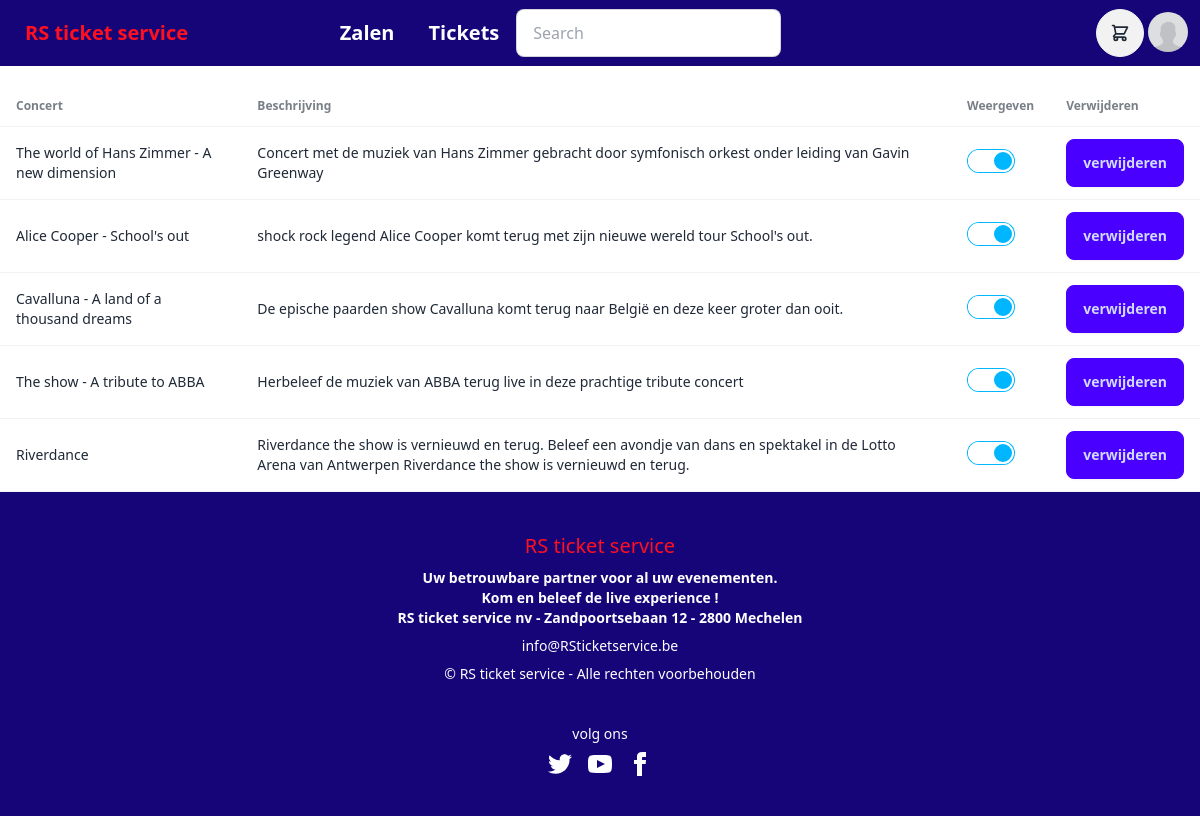
Page /profile/overzichtEvenementen.php (signed in) on the earlier database version.
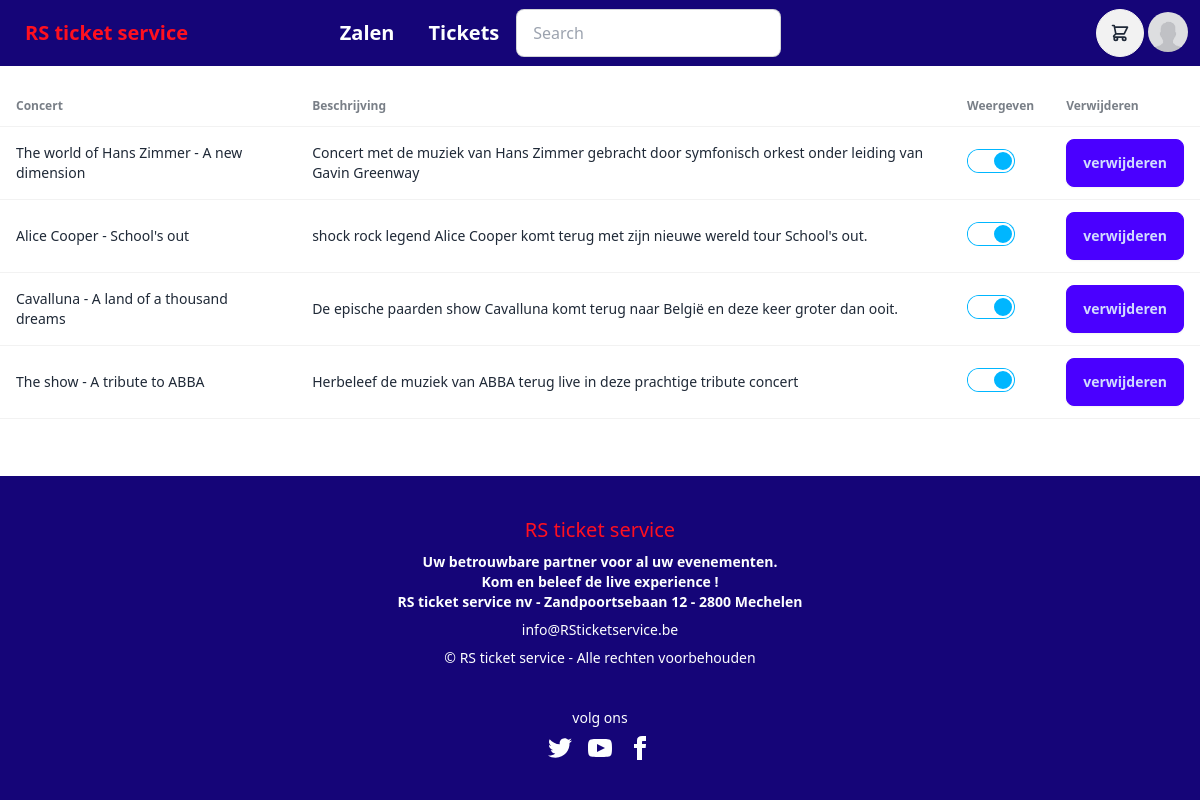
Same page on the later database version.
### tables this page shows
CREATE TABLE `evenementen` (
  `evenementID` int(11) NOT NULL,
  `naam` mediumtext NOT NULL,
  `datum` datetime NOT NULL DEFAULT current_timestamp() ON UPDATE current_timestamp(),
  `aantalTickets` int(11) NOT NULL,
  `beschrijving` text NOT NULL,
  `afbeelding` mediumtext NOT NULL,
  `zaalID` int(11) NOT NULL,
  `userID` int(11) NOT NULL,
  `weergeven` int(11) NOT NULL
);

### functions/userfunctions.php (called while the page is built, shortened)
<?php
function getProfilePicture($mysqli, $gebruikerid) {
    $stmt = $mysqli->prepare("SELECT profilePicture FROM users WHERE id = ?");
    $stmt->bind_param("i", $gebruikerid);
    $stmt->execute();
    $resultaat = $stmt->get_result();
    return (($resultaat->num_rows == 0) ? false : $resultaat->fetch_assoc());
}
?>

### profile/overzichtEvenementen.php (the view, shortened to what this page needs)
<?php
 include $_SERVER['DOCUMENT_ROOT'] . "/components/navbar.php";
 ?>
<!DOCTYPE html>
<html>
<head>
</head>
<body>
       <div class="overflow-x-auto">
   <table class="table">
     <thead>
       <tr>
         <th>Concert</th>
         <th>Beschrijving</th>
         <th>Weergeven</th>
         <th>Verwijderen</th>
        </tr>
     </thead>
     <tbody>
       <?php
        $query = "SELECT * FROM evenementen WHERE userID = ?";
       $userID = $_SESSION["gebruikersid"];
        $stmt = $mysqli->prepare($query);
        $stmt->bind_param('i', $userID);
        $stmt->execute();
        $result = $stmt->get_result();
        while ($row = $result->fetch_assoc()) {
          $checked = $row['weergeven'] == 1 ? 'checked' : '';
       ?>
           <tr>
             <td><?php echo $row['naam']; ?></td>
             <td><?php echo $row['beschrijving']; ?></td>
             <form method="POST" action="overzichtEvenementen.php">
              <td>
                <input type="checkbox" class="toggle toggle-info" id="weergeven" name="weergeven" value="1" <?php echo $checked; ?> onchange="this.form.submit()" />
              </td>
              <td>
                  <button type="submit" name="verwijderen" class="btn btn-primary">verwijderen</button>
                </td>
              </form>
                        </tr>
       <?php
       }
            ?>
</tbody>
    </table>
     </div>
</body>
</html>
<?php
include $_SERVER['DOCUMENT_ROOT'] . "/components/footer.php";
?>

### components/navbar.php (shortened to what this page needs)
<?php
include $_SERVER['DOCUMENT_ROOT'] . "/fetch/util.php";
include $_SERVER['DOCUMENT_ROOT'] . "/functions/userfunctions.php";
?>
<!DOCTYPE html>
<html>
<head>
    <link href="https://cdn.jsdelivr.net/npm/daisyui@4.7.2/dist/full.css" rel="stylesheet" type="text/css" />
    <script src="https://cdn.tailwindcss.com"></script>
</head>
<body>
<div class="navbar bg-[#150578]" style="margin-bottom: 20px;">
  <div class="flex-1 text-[#FF101F]">
    <a class="btn btn-ghost normal-case text-xl " href="../index.php">RS ticket service</a>
  </div>
  <div class="flex-auto text-[#FDFFFF]">
    <a class="btn btn-ghost normal-case text-xl " href="../main_page/zalen.php">Zalen</a>
    <a class="btn btn-ghost normal-case text-xl " href="../index.php">Tickets</a>
    <div class="form-control">
    <form action="/components/search.php" method="get" class="form-control w-full relative">
      <input type="text" name="search" placeholder="Search" class="input input-bordered w-24 md:w-auto text-black"/>
    </form>
    </div>
</div>
<?php
if(isset( $_SESSION["gebruikersid"])) {
?>
<div class="flex-none">
     <div class="dropdown dropdown-end">
      <label tabindex="0" class="btn btn-circle">
        <div class="indicator">
        </div>
      </label>
    </div>
</div>
<?php
}
?>
    <?php
   echo ' <div class="dropdown dropdown-end">';
   if (isset($_SESSION["user"])) {
       echo'
      <label tabindex="0" class="btn btn-ghost btn-circle avatar">
       <div class="w-10 rounded-full">';
        $gebruikersid = $_SESSION["gebruikersid"];
        $data = getProfilePicture($mysqli,$gebruikersid);
        foreach($data as $value){
        if (empty($value)) {
          echo '<img src="../img/accountPictures/no_profile_picture.jpg"/>';
        } else {
          echo '<img src="../img/accountPictures/'.$value.'"/>';
        }
      }
        echo'
        </div>
      </label>
      <ul tabindex="0" class="mt-3 z-[1] p-2 shadow menu menu-sm dropdown-content bg-base-100 rounded-box w-52">
        <li><a href="../profile/gegevens_aanpassen.php">Profiel</a>
        </li>
        <li><a href="../profile/passwordReset.php">Wachtwoord Aanpassen</a></li>
';
        }
        ?>
      </ul>
    </div>
</div>
</body>
</html>

Differences in the rows shown:
removed evenementen: naam "Riverdance", beschrijving "Riverdance the show is vernieuwd en terug. Beleef een avondje van dans en spektakel in de Lotto Arena van Antwerpen Riverdance the show is vernieuwd en terug."
